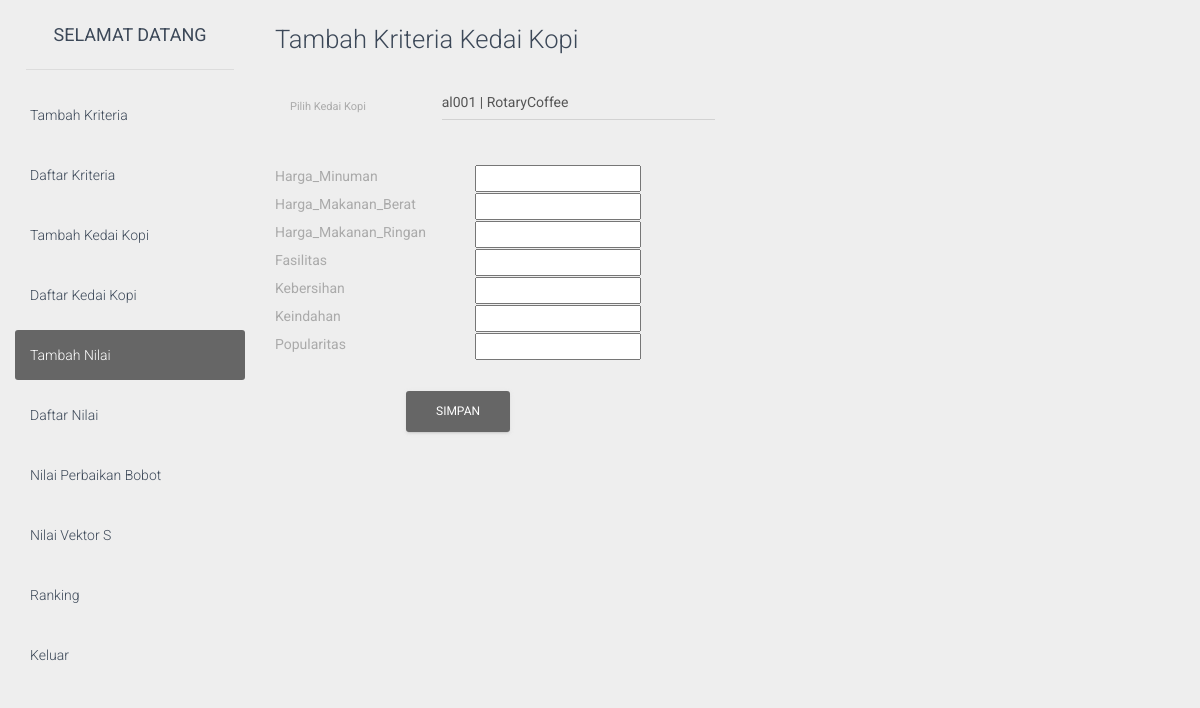
Screenshot of /login/dashboard/index.php?page=5 (signed in) with the database file from the repository.
### tables this page shows
CREATE TABLE `kriteria` (
  `id_kriteria` varchar(5) NOT NULL,
  `nama_kriteria` varchar(45) NOT NULL,
  `bobot` double NOT NULL,
  `sifat` varchar(15) NOT NULL
);

### login/dashboard/include/nilai_tambah.php (the view, shortened to what this page needs)
<div class="box-header">
	<h3 class="box-title">Tambah Kriteria Kedai Kopi</h3>
</div>
<form method="POST" action="">
	<div class="form-group">
		<label class="control-label col-lg-2">Pilih Kedai Kopi</label>
		<div class="col-lg-4">
			<select name="id_alt" class="form-control">
				<?php
								include ("../koneksi/koneksi.php");
								$s=mysqli_query($conn, "select * from alternatif");
								while($d=mysqli_fetch_assoc($s)){
								?>
				<option value="<?php echo $d['id_alternatif'] ?>">
					<?php echo $d['id_alternatif']." | ".$d['nm_alternatif'] ?></option>
				<?php
								}
								?>
			</select>
		</div>
	</div>
	<br />
	<hr />
	<div class="form-group">
		<?php
								$i=1;
								$alt=mysqli_query($conn, "select * from kriteria");
			while($dalt=mysqli_fetch_assoc($alt)){
								?>
		<table align="left">
			<tr>
				<td width="200">
					<label><?php echo $dalt['nama_kriteria']; ?></label>
				</td>
				<div class="col-md-12">
					<td width="80">
						<input type="text" name="nilai<?php echo $i; ?>" />
					</td>
			</tr>
			<?php
		$i++;
		}
		?>
			<tr>
				<td colspan=5 align="center">
					<br></b><input type="submit" name="simpan" value="Simpan" class="btn btn-primary">
				</td>
			</tr>
		</table>
	</div>
	</div>

### rows the page displays
kriteria: nama_kriteria "Harga_Minuman"
kriteria: nama_kriteria "Harga_Makanan_Berat"
kriteria: nama_kriteria "Harga_Makanan_Ringan"
kriteria: nama_kriteria "Fasilitas"
kriteria: nama_kriteria "Kebersihan"
kriteria: nama_kriteria "Keindahan"
kriteria: nama_kriteria "Popularitas"

### other values shown
form field id_alt "al001 | RotaryCoffee"
